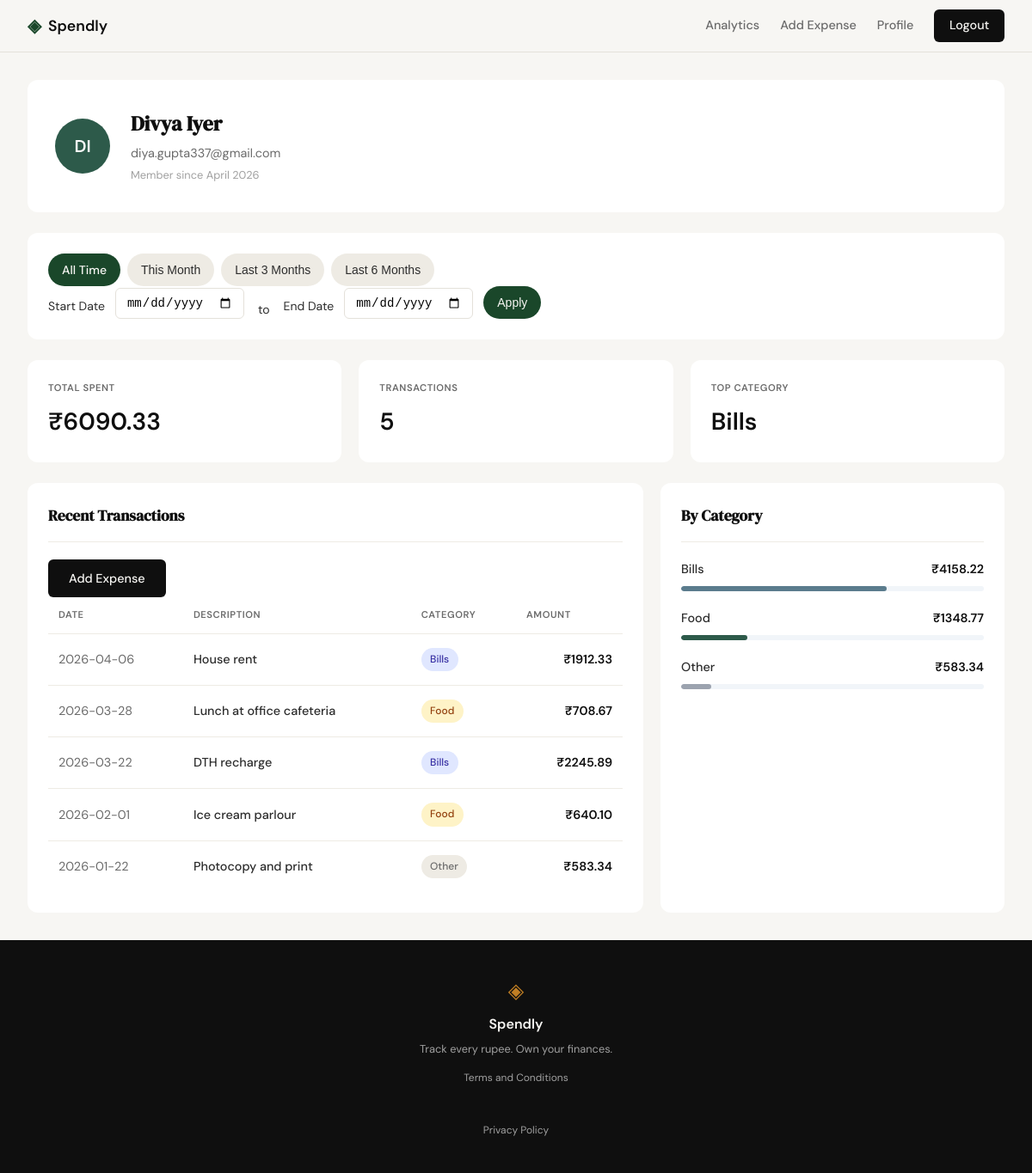
Screenshot of /profile (signed in) with the database file from the repository.
### tables this page shows
CREATE TABLE users (
            id INTEGER PRIMARY KEY AUTOINCREMENT,
            name TEXT NOT NULL,
            email TEXT UNIQUE NOT NULL,
            password_hash TEXT NOT NULL,
            created_at TEXT DEFAULT (datetime('now'))
        );

CREATE TABLE expenses (
            id INTEGER PRIMARY KEY AUTOINCREMENT,
            user_id INTEGER NOT NULL,
            amount REAL NOT NULL,
            category TEXT NOT NULL,
            date TEXT NOT NULL,
            description TEXT,
            created_at TEXT DEFAULT (datetime('now')),
            FOREIGN KEY (user_id) REFERENCES users(id)
        );

### app.py (the view, shortened to what this page needs)
@app.route("/profile")
def profile():
    if not session.get("user_id"):
        return redirect(url_for("login"))
    user_id = session["user_id"]
    start_date = request.args.get('start_date', type=str)
    end_date = request.args.get('end_date', type=str)
    def is_valid_date(date_str):
        if not date_str or date_str == '':
            return True  # Empty string means no filter
    if not is_valid_date(start_date):
        start_date = None
    if not is_valid_date(end_date):
        end_date = None
    if start_date and end_date and start_date > end_date:
        flash("Start date must be before end date.", "error")
        start_date = None
        end_date = None
    user = get_user_by_id(user_id)
    if user is None:
        session.clear()
        return redirect(url_for("login"))
    stats = get_summary_stats(user_id, start_date=start_date, end_date=end_date)
    transactions = get_recent_transactions(user_id, start_date=start_date, end_date=end_date)
    categories = get_category_breakdown(user_id, start_date=start_date, end_date=end_date)
    return render_template("profile.html",
                          user=user, stats=stats,
                          transactions=transactions, categories=categories,
                          start_date=start_date, end_date=end_date)

### database/db.py (called while the page is built)
def get_db():
    conn = sqlite3.connect(DATABASE)
    conn.row_factory = sqlite3.Row
    conn.execute("PRAGMA foreign_keys = ON")
    return conn

### database/queries.py (called while the page is built)
def get_user_by_id(user_id):
    conn = get_db()
    cursor = conn.cursor()
    cursor.execute(
        "SELECT id, name, email, created_at FROM users WHERE id = ?",
        (user_id,)
    )
    user = cursor.fetchone()
    conn.close()
    if user is None:
        return None
    try:
        date_obj = datetime.strptime(user['created_at'], '%Y-%m-%d %H:%M:%S')
        member_since = date_obj.strftime('%B %Y')
    except ValueError:
        member_since = user['created_at'][:7]  # Just YYYY-MM
    return {
        'id': user['id'],
        'name': user['name'],
        'email': user['email'],
        'member_since': member_since,
        'initials': ''.join([part[0].upper() for part in user['name'].split()[:2]]) or 'U'
    }

### templates/profile.html (shortened to what this page needs)
{% extends "base.html" %}
{% block content %}
<div class="profile-page">
    <div class="profile-header-card">
        <div class="profile-avatar">{{ user.initials }}</div>
        <div class="profile-details">
            <h1 class="profile-name">{{ user.name }}</h1>
            <p class="profile-email">{{ user.email }}</p>
            <p class="profile-member">Member since {{ user.member_since }}</p>
        </div>
    </div>
    <div class="date-filter-card">
        <form method="GET" action="{{ url_for('profile') }}" id="date-filter-form">
            <div class="preset-buttons">
                <a href="{{ url_for('profile') }}" class="preset-btn" data-preset="all-time">All Time</a>
                <button type="button" class="preset-btn" data-preset="this-month">This Month</button>
                <button type="button" class="preset-btn" data-preset="last-3-months">Last 3 Months</button>
                <button type="button" class="preset-btn" data-preset="last-6-months">Last 6 Months</button>
            </div>
            <div class="date-inputs">
                <label for="start_date">Start Date</label>
                <input type="date" id="start_date" name="start_date" value="{{ start_date or '' }}">
                <span class="date-separator">to</span>
                <label for="end_date">End Date</label>
                <input type="date" id="end_date" name="end_date" value="{{ end_date or '' }}">
                <button type="submit" class="apply-btn">Apply</button>
            </div>
        </form>
    </div>
    <div class="stats-row">
        <div class="stat-card">
            <span class="stat-label">TOTAL SPENT</span>
            <span class="stat-value">₹{{ "%.2f"|format(stats.total_spent) }}</span>
        </div>
        <div class="stat-card">
            <span class="stat-label">TRANSACTIONS</span>
            <span class="stat-value">{{ stats.transaction_count }}</span>
        </div>
        <div class="stat-card">
            <span class="stat-label">TOP CATEGORY</span>
            <span class="stat-value">{{ stats.top_category }}</span>
        </div>
    </div>
    <div class="profile-bottom">
        <div class="transactions-card">
            <div class="card-header">
                <h2 class="card-title">Recent Transactions</h2>
                <a href="{{ url_for('add_expense') }}" class="btn btn-primary">Add Expense</a>
            </div>
            <table class="transactions-table">
                <thead>
                    <tr>
                        <th>DATE</th>
                        <th>DESCRIPTION</th>
                        <th>CATEGORY</th>
                        <th class="amount-header">AMOUNT</th>
                    </tr>
                </thead>
                <tbody>
                    {% for tx in transactions %}
                    <tr>
                        <td class="date-cell">{{ tx.date }}</td>
                        <td class="desc-cell">{{ tx.description }}</td>
                        <td class="category-cell"><span class="badge badge-{{ tx.category|lower }}">{{ tx.category }}</span></td>
                        <td class="amount-cell">₹{{ "%.2f"|format(tx.amount) }}</td>
                    </tr>
                    {% endfor %}
                </tbody>
            </table>
        </div>
        <div class="categories-card">
            <h2 class="card-title">By Category</h2>
            <div class="categories-list">
                {% for cat in categories %}
                <div class="category-item">
                    <div class="category-header">
                        <span class="category-name">{{ cat.name }}</span>
                        <span class="category-amount">₹{{ "%.2f"|format(cat.amount) }}</span>
                    </div>
                    <div class="category-bar-bg">
                        <div class="category-bar category-bar-{{ cat.class }}" style="width: {{ cat.pct }}%"></div>
                    </div>
                </div>
                {% endfor %}
            </div>
        </div>
    </div>
</div>
{% endblock %}

### templates/profile.html (style rules this page uses)
.date-filter-card { background: var(--paper-card); border-radius: var(--radius-md); padding: 1.5rem; margin-bottom: 1.5rem; display: flex; flex-wrap: wrap; gap: 1rem; align-items: center; }
.preset-buttons { display: flex; gap: 0.5rem; flex-wrap: wrap; }
.preset-btn { background: var(--border-soft); color: var(--ink-soft); border: none; padding: 0.5rem 1rem; border-radius: 50px; font-size: 0.875rem; font-weight: 500; cursor: pointer; transition: all 0.2s; white-space: nowrap; }
.preset-btn.active { background: var(--accent); color: var(--paper); }
.date-inputs { display: flex; flex-wrap: wrap; gap: 0.75rem; align-items: end; }
.date-inputs label { font-size: 0.875rem; color: var(--ink-soft); margin-bottom: 0.25rem; }
.date-inputs input[type="date"] { padding: 0.5rem 0.75rem; border: 1px solid var(--border); border-radius: var(--radius-sm); font-size: 0.875rem; width: 150px; }
.date-separator { font-size: 0.875rem; color: var(--ink-soft); margin: 0 0.25rem; }
.apply-btn { background: var(--accent); color: var(--paper); border: none; padding: 0.5rem 1rem; border-radius: 50px; font-size: 0.875rem; font-weight: 500; cursor: pointer; transition: background 0.2s; height: 38px; display: flex; align-items: center; }

### rows the page displays
users: name "Divya Iyer", email "diya.gupta337@gmail.com"
expenses: date "2026-04-06", description "House rent", category "Bills", amount "1912.33"
expenses: date "2026-03-28", description "Lunch at office cafeteria", category "Food", amount "708.67"
expenses: date "2026-03-22", description "DTH recharge", category "Bills", amount "2245.89"
expenses: date "2026-02-01", description "Ice cream parlour", category "Food", amount "640.10"
expenses: date "2026-01-22", description "Photocopy and print", category "Other", amount "583.34", name "Other", {{ cat.pct }} 10 (drawn)

### other values shown
{{ user.initials }} "DI"
{{ user.member_since }} "April 2026"
{{ "%.2f"|format(stats.total_spent) }} "6090.33"
{{ stats.transaction_count }} "5"
{{ stats.top_category }} "Bills"
{{ cat.name }} "Bills" "Food"
{{ "%.2f"|format(cat.amount) }} "4158.22" "1348.77"
